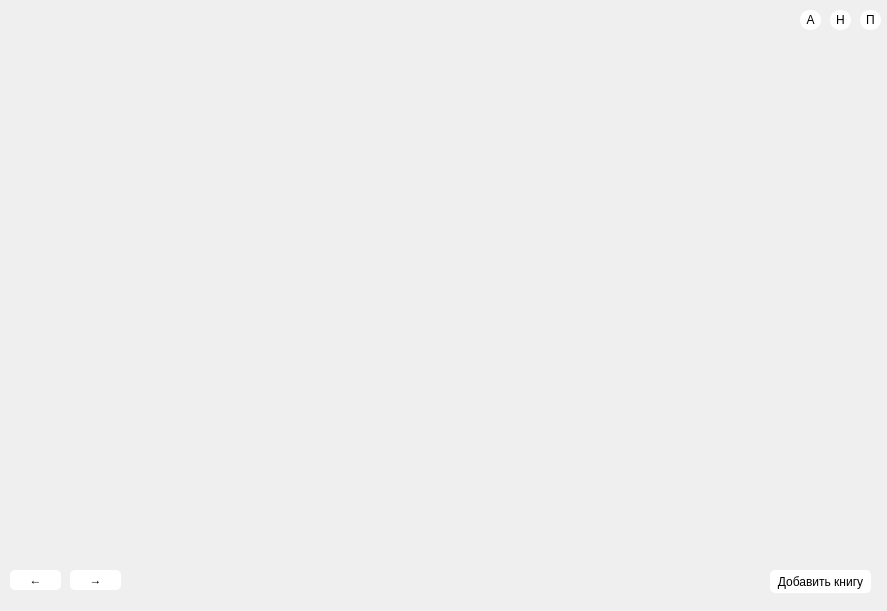
<?xml version="1.0" encoding="UTF-8"?>
<ui version="4.0">
 <class>Form</class>
 <widget class="QWidget" name="Form">
  <property name="geometry">
   <rect>
    <x>0</x>
    <y>0</y>
    <width>887</width>
    <height>611</height>
   </rect>
  </property>
  <property name="windowTitle">
   <string>Визуальный список книг</string>
  </property>
  <property name="styleSheet">
   <string notr="true"/>
  </property>
  <widget class="QPushButton" name="AddBookButton">
   <property name="geometry">
    <rect>
     <x>770</x>
     <y>570</y>
     <width>101</width>
     <height>23</height>
    </rect>
   </property>
   <property name="styleSheet">
    <string notr="true">background: rgb(255, 255, 255); border-radius: 5px;</string>
   </property>
   <property name="text">
    <string>Добавить книгу</string>
   </property>
  </widget>
  <widget class="QPushButton" name="SwipeLeftButton">
   <property name="geometry">
    <rect>
     <x>10</x>
     <y>570</y>
     <width>51</width>
     <height>20</height>
    </rect>
   </property>
   <property name="styleSheet">
    <string notr="true">background: rgb(255, 255, 255); border-radius: 5px;</string>
   </property>
   <property name="text">
    <string>←</string>
   </property>
  </widget>
  <widget class="QPushButton" name="SwipeRightButton">
   <property name="geometry">
    <rect>
     <x>70</x>
     <y>570</y>
     <width>51</width>
     <height>20</height>
    </rect>
   </property>
   <property name="styleSheet">
    <string notr="true">background: rgb(255, 255, 255); border-radius: 5px;</string>
   </property>
   <property name="text">
    <string>→</string>
   </property>
  </widget>
  <widget class="QPushButton" name="SortedAutorButton">
   <property name="geometry">
    <rect>
     <x>800</x>
     <y>10</y>
     <width>21</width>
     <height>20</height>
    </rect>
   </property>
   <property name="styleSheet">
    <string notr="true">background: rgb(255, 255, 255); border-radius: 10px;</string>
   </property>
   <property name="text">
    <string>А</string>
   </property>
  </widget>
  <widget class="QPushButton" name="SortedNameBookButton">
   <property name="geometry">
    <rect>
     <x>830</x>
     <y>10</y>
     <width>21</width>
     <height>20</height>
    </rect>
   </property>
   <property name="styleSheet">
    <string notr="true">background: rgb(255, 255, 255); border-radius: 10px;</string>
   </property>
   <property name="text">
    <string>Н</string>
   </property>
  </widget>
  <widget class="QPushButton" name="SortedIDButton">
   <property name="geometry">
    <rect>
     <x>860</x>
     <y>10</y>
     <width>21</width>
     <height>20</height>
    </rect>
   </property>
   <property name="styleSheet">
    <string notr="true">background: rgb(255, 255, 255); border-radius: 10px;</string>
   </property>
   <property name="text">
    <string>П</string>
   </property>
  </widget>
 </widget>
 <resources/>
 <connections/>
</ui>
